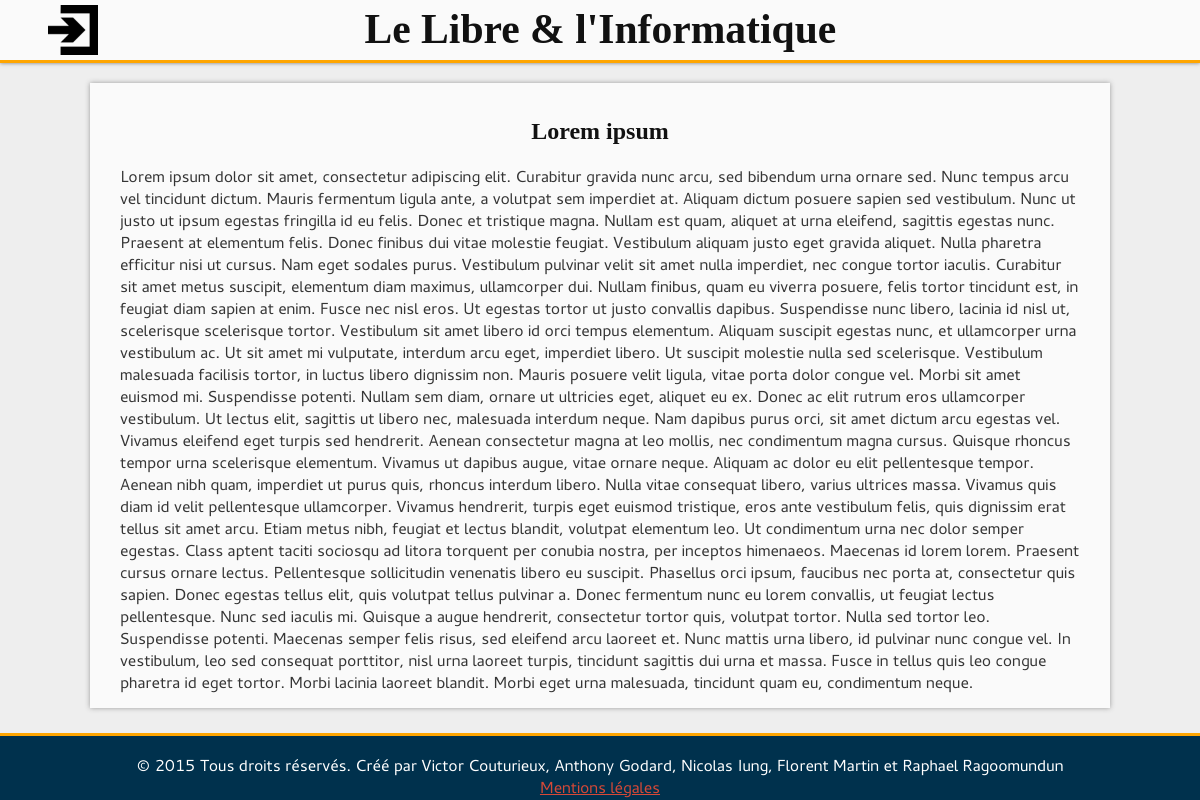
The app's page /article/?id=8 with its own data.
### tables this page shows
CREATE TABLE `Article` (
  `id_Article` int(10) unsigned NOT NULL AUTO_INCREMENT,
  `contenu_Article` text NOT NULL,
  `date_parution_Article` timestamp NOT NULL DEFAULT CURRENT_TIMESTAMP,
  `nom_Article` varchar(255) NOT NULL,
  `Categorie_Article` int(10) unsigned NOT NULL,
  `last_modification_Article` int(10) unsigned NOT NULL,
  `Auteur_Article` int(10) unsigned NOT NULL,
  PRIMARY KEY (`id_Article`,`Categorie_Article`,`last_modification_Article`,`Auteur_Article`),
  KEY `article-categorie-link` (`Categorie_Article`),
  KEY `article-modification-link` (`last_modification_Article`),
  KEY `article-to-author-link` (`Auteur_Article`),
  CONSTRAINT `article-categorie-link` FOREIGN KEY (`Categorie_Article`) REFERENCES `Categorie` (`id_Categorie`),
  CONSTRAINT `article-modification-link` FOREIGN KEY (`last_modification_Article`) REFERENCES `Modification` (`id_Modification`),
  CONSTRAINT `article-to-author-link` FOREIGN KEY (`Auteur_Article`) REFERENCES `Utilisateur` (`id_Utilisateur`)
);

### include/functions.php (called while the page is built, shortened)
<?php
	function connectDB()
	{
		include("config.php");
		$link = new PDO('mysql:host='.$config['mysql']['host'].';port='.$config['mysql']['port'].';dbname='.$config['mysql']['db'].';charset=UTF8;',$config['mysql']['user'],$config['mysql']['password'], array(PDO::ATTR_PERSISTENT=>true));
		return $link;
	}
	function queryDB($req)
	{
		$link = connectDB();
		$que = $link->query($req) or die($req);
		$ret = $que->fetchAll();
		return $ret;
	}

### include/createTicket.php (called while the page is built, shortened)
<?php
    include_once 'functions.php';
    function getArticleCT($id_article)
    {
        $req = 'SELECT contenu_Article
                FROM Article
                WHERE id_Article = "'.$id_article.'"';
        return queryDB($req)[0]['contenu_Article'];
    }
    function getArticleTitle($id_article)
    {
        $req = 'SELECT nom_Article
                FROM Article
                WHERE id_Article = "'.$id_article.'"';
        return queryDB($req)[0]['nom_Article'];
    }
	function getArticle($id_article)
	{
		$req = 'SELECT nom_article, contenu_article
				FROM Article
				WHERE id_Article = "' . $id_article . '"';
		return queryDB($req);
	}

### article/index.php (the view, shortened to what this page needs)
<?php
include_once('../include/createTicket.php');
function displayArticle($DoOutput)
{
	if(isset($_GET['id']))
	{
		$title = getArticleTitle(htmlentities($_GET['id']));
		$content = getArticleCT(htmlentities($_GET['id']));
		$article = getArticle(htmlentities($_GET['id']));
		if($article)
		{
			if($DoOutput)
			{
            	echo '<h1>' . $title . '</h1>';
            	echo html_entity_decode($content);
			}
		}
		else
		{
			http_response_code(404);
			if($DoOutput) echo '<p>Erreur 404 : Le contenu demandé n\'a pas été trouvé.</p>';
		}
	}
	else
	{
		http_response_code(404);
		if($DoOutput) echo '<p>Aucun contenu n\'a été démandé.</p>';
	}
}
?>
<!DOCTYPE html>
<html lang="fr">
	<head>
		<link rel="stylesheet" href="../style/base.css">
		<link rel="stylesheet" href="../style/article.css">
		<link rel="stylesheet" href="../style/input.css">
	</head>
	<body>
		<div id="container">
			<?php require('../include/head.php'); ?>
			<div id="main">
				<section>
				<?php displayArticle(true); ?>
				</section>
			</div>
		<?php
		require('../include/foot.php');
		?>
		</div>
	</body>
</html>

### style/base.css (style rules this page uses)
html, body { font-family: Cantarell, Cantarell_up, sans-serif; color: #353535; margin: 0; height: 100%; background-color: #EEE; }
h1, h2, h3, h4, h5, h6 { color: #111; }
#container { min-height: 100%; position: relative; }
#main { padding-bottom: 60px }
section { background-color: #FAFAFA; box-shadow: 0px 0px 5px #999; min-width: 300px; width: 80%; margin: 20px auto; padding: 15px 2.5%; }

### style/article.css (style rules this page uses)
section h1 { text-align: center; font-family: serif; }

### records on screen
article: nom_Article "Lorem ipsum", contenu_Article "Lorem ipsum dolor sit amet, consectetur adipiscing elit. Curabitur gravida nunc arcu, sed bibendum urna ornare sed. Nunc tempus arcu vel tincidunt dictum. Mauris fermentum ligula ante, a volutpat sem imperdiet at. Aliquam dictum posuere sapien sed vestibulum. Nunc ut justo ut ipsum egestas fringilla id eu felis. Donec et tristique magna. Nullam est quam, aliquet at urna eleifend, sagittis egestas nunc. Praesent at elementum felis. Donec finibus dui vitae molestie feugiat. Vestibulum aliquam justo eget gravida aliquet. Nulla pharetra efficitur nisi ut cursus. Nam eget sodales purus. Vestibulum pulvinar velit sit amet nulla imperdiet, nec congue tortor iaculis. Curabitur sit amet metus…"
